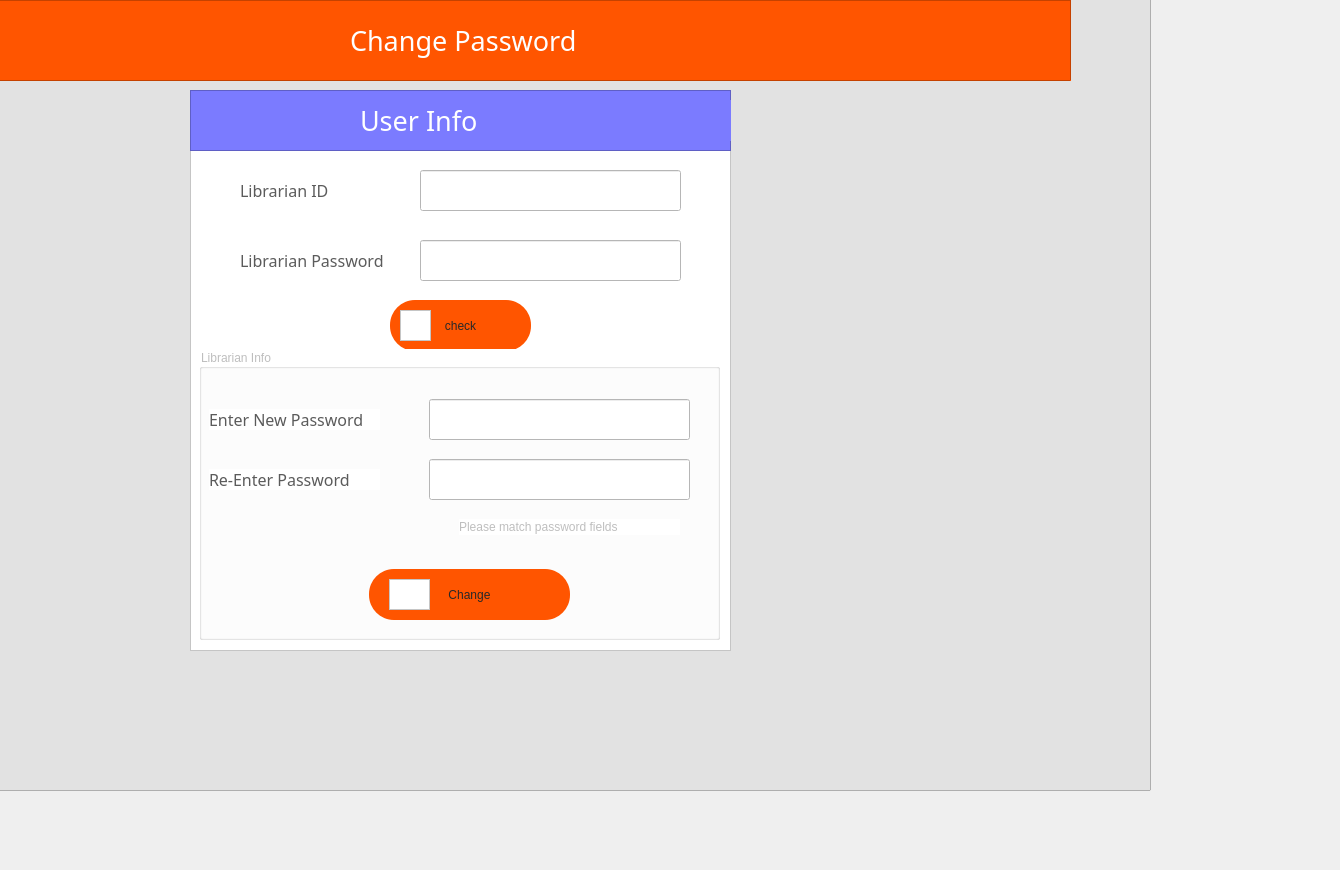
      <widget class="QWidget" name="tab_27">
       <attribute name="title">
        <string>Edit Password</string>
       </attribute>
       <widget class="QFrame" name="frame_84">
        <property name="geometry">
         <rect>
          <x>-180</x>
          <y>-70</y>
          <width>1331</width>
          <height>861</height>
         </rect>
        </property>
        <property name="styleSheet">
         <string notr="true">background-color: rgb(226, 226, 226);</string>
        </property>
        <property name="frameShape">
         <enum>QFrame::StyledPanel</enum>
        </property>
        <property name="frameShadow">
         <enum>QFrame::Raised</enum>
        </property>
        <widget class="QFrame" name="frame_85">
         <property name="geometry">
          <rect>
           <x>160</x>
           <y>70</y>
           <width>1091</width>
           <height>81</height>
          </rect>
         </property>
         <property name="styleSheet">
          <string notr="true">background-color: rgb(255, 85, 0);</string>
         </property>
         <property name="frameShape">
          <enum>QFrame::StyledPanel</enum>
         </property>
         <property name="frameShadow">
          <enum>QFrame::Raised</enum>
         </property>
         <widget class="QLabel" name="label_106">
          <property name="geometry">
           <rect>
            <x>370</x>
            <y>20</y>
            <width>511</width>
            <height>41</height>
           </rect>
          </property>
          <property name="font">
           <font>
            <family>hooge 05_55</family>
            <pointsize>20</pointsize>
           </font>
          </property>
          <property name="styleSheet">
           <string notr="true">color: rgb(255, 255, 255);</string>
          </property>
          <property name="text">
           <string>Change Password</string>
          </property>
         </widget>
        </widget>
        <widget class="QFrame" name="frame_127">
         <property name="geometry">
          <rect>
           <x>370</x>
           <y>160</y>
           <width>541</width>
           <height>561</height>
          </rect>
         </property>
         <property name="styleSheet">
          <string notr="true">background-color: rgb(255, 255, 255);</string>
         </property>
         <property name="frameShape">
          <enum>QFrame::StyledPanel</enum>
         </property>
         <property name="frameShadow">
          <enum>QFrame::Raised</enum>
         </property>
         <widget class="QLabel" name="label_131">
          <property name="geometry">
           <rect>
            <x>10</x>
            <y>20</y>
            <width>131</width>
            <height>61</height>
           </rect>
          </property>
          <property name="font">
           <font>
            <pointsize>9</pointsize>
           </font>
          </property>
          <property name="text">
           <string/>
          </property>
         </widget>
         <widget class="QFrame" name="frame_128">
          <property name="geometry">
           <rect>
            <x>0</x>
            <y>0</y>
            <width>541</width>
            <height>61</height>
           </rect>
          </property>
          <property name="styleSheet">
           <string notr="true">background-color: rgb(123, 123, 255);
</string>
          </property>
          <property name="frameShape">
           <enum>QFrame::StyledPanel</enum>
          </property>
          <property name="frameShadow">
           <enum>QFrame::Raised</enum>
          </property>
          <widget class="QLabel" name="label_132">
           <property name="geometry">
            <rect>
             <x>170</x>
             <y>10</y>
             <width>401</width>
             <height>41</height>
            </rect>
           </property>
           <property name="font">
            <font>
             <family>hooge 05_55</family>
             <pointsize>20</pointsize>
            </font>
           </property>
           <property name="styleSheet">
            <string notr="true">color: rgb(255, 255, 255);</string>
           </property>
           <property name="text">
            <string>User Info</string>
           </property>
          </widget>
         </widget>
         <widget class="QLineEdit" name="lib_id_settings">
          <property name="geometry">
           <rect>
            <x>230</x>
            <y>80</y>
            <width>261</width>
            <height>41</height>
           </rect>
          </property>
          <property name="styleSheet">
           <string notr="true">background-color: rgb(255, 255, 255);</string>
          </property>
          <property name="text">
           <string/>
          </property>
          <property name="placeholderText">
           <string/>
          </property>
         </widget>
         <widget class="QLabel" name="label_133">
          <property name="geometry">
           <rect>
            <x>50</x>
            <y>90</y>
            <width>121</width>
            <height>21</height>
           </rect>
          </property>
          <property name="font">
           <font>
            <family>Impact</family>
            <pointsize>12</pointsize>
           </font>
          </property>
          <property name="styleSheet">
           <string notr="true">color: rgb(91, 91, 91);</string>
          </property>
          <property name="text">
           <string>Librarian ID</string>
          </property>
         </widget>
         <widget class="QLabel" name="label_134">
          <property name="geometry">
           <rect>
            <x>50</x>
            <y>160</y>
            <width>171</width>
            <height>21</height>
           </rect>
          </property>
          <property name="font">
           <font>
            <family>Impact</family>
            <pointsize>12</pointsize>
           </font>
          </property>
          <property name="styleSheet">
           <string notr="true">color: rgb(91, 91, 91);</string>
          </property>
          <property name="text">
           <string>Librarian Password</string>
          </property>
         </widget>
         <widget class="QLineEdit" name="lib_pass_setting">
          <property name="geometry">
           <rect>
            <x>230</x>
            <y>150</y>
            <width>261</width>
            <height>41</height>
           </rect>
          </property>
          <property name="styleSheet">
           <string notr="true">background-color: rgb(255, 255, 255);</string>
          </property>
          <property name="text">
           <string/>
          </property>
          <property name="echoMode">
           <enum>QLineEdit::Password</enum>
          </property>
          <property name="placeholderText">
           <string/>
          </property>
         </widget>
         <widget class="QPushButton" name="check_lib_Button">
          <property name="geometry">
           <rect>
            <x>200</x>
            <y>210</y>
            <width>141</width>
            <height>51</height>
           </rect>
          </property>
          <property name="font">
           <font>
            <pointsize>9</pointsize>
           </font>
          </property>
          <property name="styleSheet">
           <string notr="true">QPushButton {
color: rgb(40, 40, 40);
  border-radius: 25px;
	background-color: rgb(255, 85, 0);
}

QPushButton:hover {

background-color: rgb(255, 85, 0);
background-color: rgb(123, 123, 255);

}
</string>
          </property>
          <property name="text">
           <string>check</string>
          </property>
         </widget>
         <widget class="QGroupBox" name="libGroup">
          <property name="enabled">
           <bool>false</bool>
          </property>
          <property name="geometry">
           <rect>
            <x>9</x>
            <y>259</y>
            <width>521</width>
            <height>291</height>
           </rect>
          </property>
          <property name="title">
           <string>Librarian Info</string>
          </property>
          <widget class="QLineEdit" name="new_pass_lib">
           <property name="geometry">
            <rect>
             <x>230</x>
             <y>50</y>
             <width>261</width>
             <height>41</height>
            </rect>
           </property>
           <property name="styleSheet">
            <string notr="true">background-color: rgb(255, 255, 255);</string>
           </property>
           <property name="text">
            <string/>
           </property>
           <property name="echoMode">
            <enum>QLineEdit::Password</enum>
           </property>
           <property name="placeholderText">
            <string/>
           </property>
          </widget>
          <widget class="QFrame" name="frame_130">
           <property name="geometry">
            <rect>
             <x>190</x>
             <y>230</y>
             <width>41</width>
             <height>31</height>
            </rect>
           </property>
           <property name="styleSheet">
            <string notr="true">background-color: rgb(255, 85, 0 / 0%);
image: url(:/newPrefix/icons/edit.png);</string>
           </property>
           <property name="frameShape">
            <enum>QFrame::StyledPanel</enum>
           </property>
           <property name="frameShadow">
            <enum>QFrame::Raised</enum>
           </property>
          </widget>
          <widget class="QPushButton" name="change_passButton">
           <property name="geometry">
            <rect>
             <x>170</x>
             <y>220</y>
             <width>201</width>
             <height>51</height>
            </rect>
           </property>
           <property name="font">
            <font>
             <pointsize>9</pointsize>
            </font>
           </property>
           <property name="styleSheet">
            <string notr="true">QPushButton {
color: rgb(40, 40, 40);
  border-radius: 25px;
	background-color: rgb(255, 85, 0);
}

QPushButton:hover {

background-color: rgb(255, 85, 0);
background-color: rgb(123, 123, 255);

}
</string>
           </property>
           <property name="text">
            <string>Change</string>
           </property>
          </widget>
          <widget class="QLineEdit" name="renew_pass_lib">
           <property name="geometry">
            <rect>
             <x>230</x>
             <y>110</y>
             <width>261</width>
             <height>41</height>
            </rect>
           </property>
           <property name="styleSheet">
            <string notr="true">background-color: rgb(255, 255, 255);</string>
           </property>
           <property name="text">
            <string/>
           </property>
           <property name="echoMode">
            <enum>QLineEdit::Password</enum>
           </property>
           <property name="placeholderText">
            <string/>
           </property>
          </widget>
          <widget class="QLabel" name="label_135">
           <property name="geometry">
            <rect>
             <x>10</x>
             <y>60</y>
             <width>171</width>
             <height>21</height>
            </rect>
           </property>
           <property name="font">
            <font>
             <family>Impact</family>
             <pointsize>12</pointsize>
            </font>
           </property>
           <property name="styleSheet">
            <string notr="true">color: rgb(91, 91, 91);</string>
           </property>
           <property name="text">
            <string>Enter New Password</string>
           </property>
          </widget>
          <widget class="QLabel" name="label_136">
           <property name="geometry">
            <rect>
             <x>10</x>
             <y>120</y>
             <width>171</width>
             <height>21</height>
            </rect>
           </property>
           <property name="font">
            <font>
             <family>Impact</family>
             <pointsize>12</pointsize>
            </font>
           </property>
           <property name="styleSheet">
            <string notr="true">color: rgb(91, 91, 91);</string>
           </property>
           <property name="text">
            <string>Re-Enter Password</string>
           </property>
          </widget>
          <widget class="QLabel" name="pass_war_label">
           <property name="geometry">
            <rect>
             <x>260</x>
             <y>170</y>
             <width>221</width>
             <height>16</height>
            </rect>
           </property>
           <property name="text">
            <string>Please match password fields</string>
           </property>
          </widget>
          <zorder>change_passButton</zorder>
          <zorder>new_pass_lib</zorder>
          <zorder>frame_130</zorder>
          <zorder>renew_pass_lib</zorder>
          <zorder>label_135</zorder>
          <zorder>label_136</zorder>
          <zorder>pass_war_label</zorder>
         </widget>
         <widget class="QFrame" name="frame_131">
          <property name="geometry">
           <rect>
            <x>210</x>
            <y>220</y>
            <width>31</width>
            <height>31</height>
           </rect>
          </property>
          <property name="styleSheet">
           <string notr="true">background-color: rgb(255, 85, 0 / 0%);
image: url(:/newPrefix/icons/edit.png);</string>
          </property>
          <property name="frameShape">
           <enum>QFrame::StyledPanel</enum>
          </property>
          <property name="frameShadow">
           <enum>QFrame::Raised</enum>
          </property>
         </widget>
        </widget>
       </widget>
      </widget>
